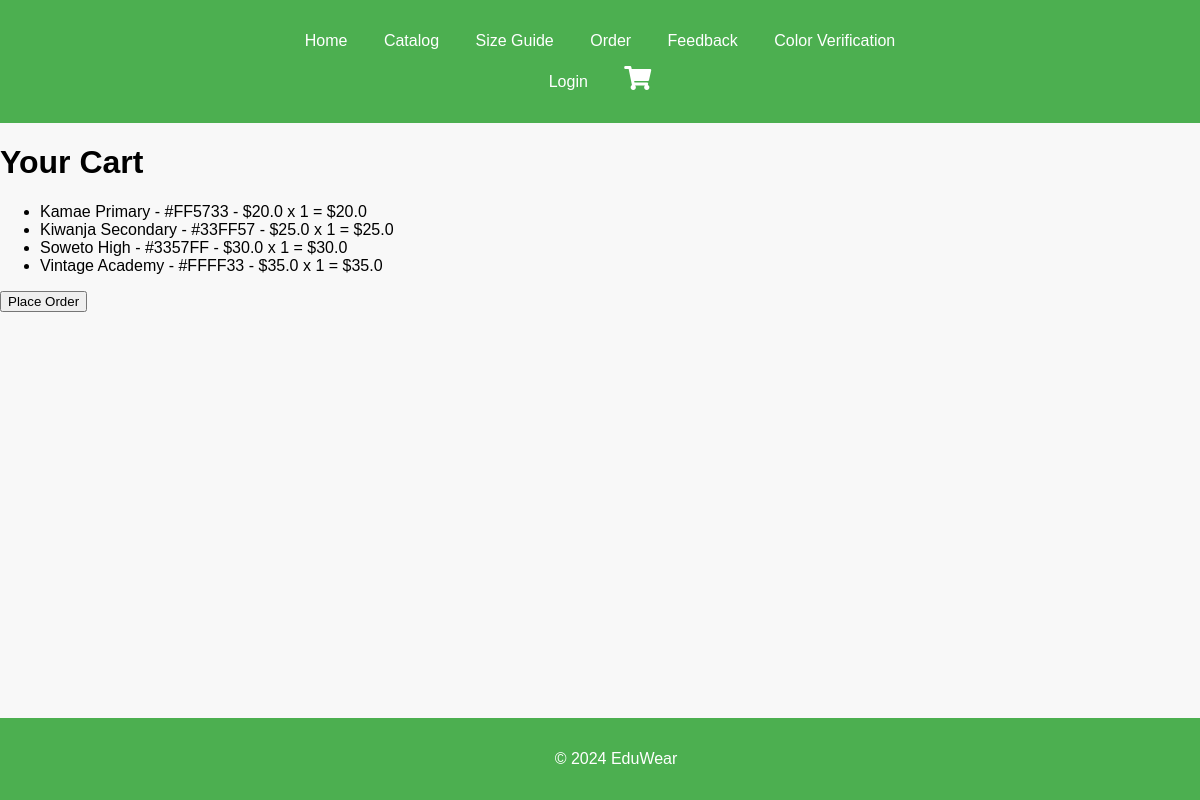
/cart (signed in), run on the app's committed database.
### app/models.py (models this page shows, shortened)
class CartItem(db.Model):
    id = db.Column(db.Integer, primary_key=True)
    user_id = db.Column(db.Integer, db.ForeignKey('user.id'), nullable=False)
    uniform_id = db.Column(db.Integer, db.ForeignKey('uniform.id'), nullable=False)
    quantity = db.Column(db.Integer, nullable=False)
    uniform = db.relationship('Uniform', backref='cart_items')

class Uniform(db.Model):
    __tablename__ = 'uniform'
    id = db.Column(db.Integer, primary_key=True)
    school_name = db.Column(db.String(100), nullable=False)
    size = db.Column(db.String(50), nullable=False)
    color_code = db.Column(db.String(7), nullable=False)
    price = db.Column(db.Float, nullable=False)
    photo_url = db.Column(db.String(200), nullable=True)

### app/routes.py (the view)
@app.route('/cart')
@login_required
def cart():
    user_id = current_user.id
    cart_items = CartItem.query.filter_by(user_id=user_id).all()
    return render_template('cart.html', cart_items=cart_items)

### app/routes.py (called while the page is built)
@login_manager.user_loader
def load_user(user_id):
    return User.query.get(int(user_id))

### app/templates/cart.html
{% extends 'layout.html' %}
{% block content %}
<h1>Your Cart</h1>
{% if cart_items %}
    <ul>
        {% for item in cart_items %}
        <li>
            {{ item.uniform.school_name }} - {{ item.uniform.color_code }} - ${{ item.uniform.price }} x {{ item.quantity }}
            = ${{ item.uniform.price * item.quantity }}
        </li>
        {% endfor %}
    </ul>
    <form action="{{ url_for('order') }}" method="POST">
        <button type="submit">Place Order</button>
    </form>
{% else %}
    <p>Your cart is empty.</p>
{% endif %}
{% endblock %}

### app/static/css/styles.css (style rules this page uses)
body { font-family: Arial, sans-serif; background-color: #f8f8f8; margin: 0; padding: 0; }

### app/static/css/catalog.css (style rules this page uses)
body { font-family: Arial, sans-serif; }

### data on the page
CartItem: uniform.school_name "Kamae Primary", uniform.color_code "#FF5733", uniform.price "20.0", quantity "1", item.uniform.price*item.quantity "20.0"
CartItem: uniform.school_name "Kiwanja Secondary", uniform.color_code "#33FF57", uniform.price "25.0", quantity "1", item.uniform.price*item.quantity "25.0"
CartItem: uniform.school_name "Soweto High", uniform.color_code "#3357FF", uniform.price "30.0", quantity "1", item.uniform.price*item.quantity "30.0"
CartItem: uniform.school_name "Vintage Academy", uniform.color_code "#FFFF33", uniform.price "35.0", quantity "1", item.uniform.price*item.quantity "35.0"
